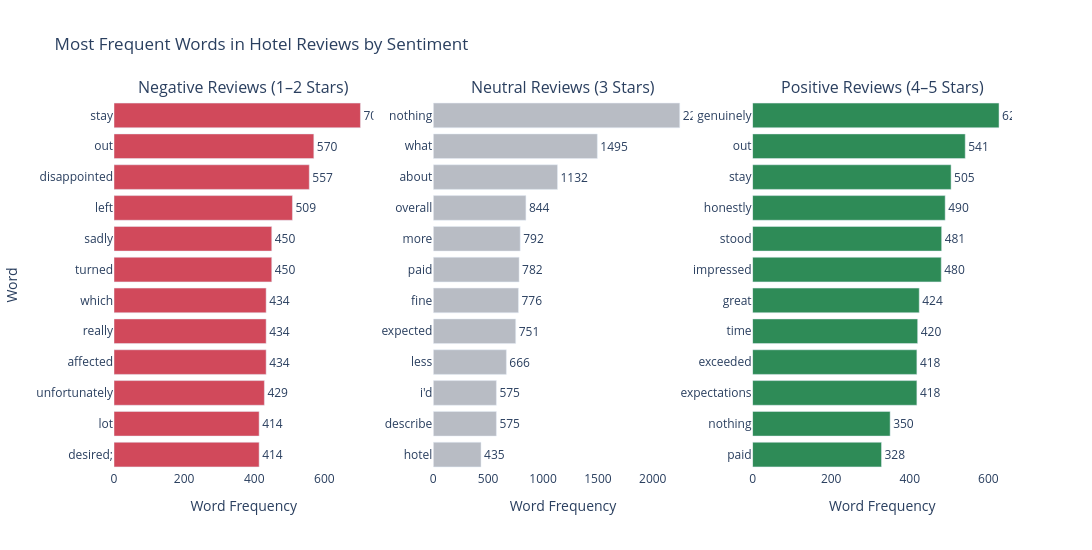

The notebook cell saved with this chart:
### Code cell
####--------- Word Review Analysis by Sentiment Label-----####
STOP = set("the a an and or but of to in on at for with was were is are it we i our my this that as be had have very".split())

def top_words(texts, n=12):
    words = " ".join(texts.dropna()).lower()
    words = words.replace(".", " ").replace(",", " ").split()

    return Counter(word for word in words
        if word not in STOP and len(word) > 2).most_common(n)

# Get frequent words by rating group
negative = top_words(merged_data.loc[merged_data["rating_score"].isin([1, 2]), "review_text"])
neutral = top_words(merged_data.loc[merged_data["rating_score"] == 3, "review_text"])
positive = top_words(merged_data.loc[merged_data["rating_score"].isin([4, 5]), "review_text"])

# Match sentiment labels to word groups
word_groups = {"negative": negative, "neutral": neutral, "positive": positive}

fig = msub(rows=1, cols=3,
    subplot_titles=["Negative Reviews (1–2 Stars)", "Neutral Reviews (3 Stars)", "Positive Reviews (4–5 Stars)"])

for col, label in enumerate(LABELS, start=1):
    data = word_groups[label]
    words = [word for word, count in data][::-1]
    counts = [count for word, count in data][::-1]

    fig.add_trace(go.Bar(x=counts, y=words, orientation="h", marker_color=COLORS[label],
            text=counts, textposition="outside", showlegend=False), row=1, col=col)

fig.update_layout(
    title="Most Frequent Words in Hotel Reviews by Sentiment",
    height=550,
    width=1400,
    plot_bgcolor="white",
    paper_bgcolor="white"
)

fig.update_xaxes(title_text="Word Frequency", rangemode="tozero")
fig.update_yaxes(title_text="Word", col=1)

fig.show()

### Figure 1 — Plotly figure (JSON) as saved in the notebook; plotly's stock layout.template omitted (floating-point values rounded to 4 significant figures)
{"data": [{"marker": {"color": "#D1495B"}, "orientation": "h", "showlegend": false, "text": ["414", "414", "429", "434", "434", "434", "450", "450", "509", "557", "570", "703"], "textposition": "outside", "type": "bar", "x": [414, 414, 429, 434, 434, 434, 450, 450, 509, 557, 570, 703], "xaxis": "x", "y": ["desired;", "lot", "unfortunately", "affected", "really", "which", "turned", "sadly", "left", "disappointed", "out", "stay"], "yaxis": "y"}, {"marker": {"color": "#B8BCC4"}, "orientation": "h", "showlegend": false, "text": ["435", "575", "575", "666", "751", "776", "782", "792", "844", "1132", "1495", "2246"], "textposition": "outside", "type": "bar", "x": [435, 575, 575, 666, 751, 776, 782, 792, 844, 1132, 1495, 2246], "xaxis": "x2", "y": ["hotel", "describe", "i'd", "less", "expected", "fine", "paid", "more", "overall", "about", "what", "nothing"], "yaxis": "y2"}, {"marker": {"color": "#2E8B57"}, "orientation": "h", "showlegend": false, "text": ["328", "350", "418", "418", "420", "424", "480", "481", "490", "505", "541", "627"], "textposition": "outside", "type": "bar", "x": [328, 350, 418, 418, 420, 424, 480, 481, 490, 505, 541, 627], "xaxis": "x3", "y": ["paid", "nothing", "expectations", "exceeded", "time", "great", "impressed", "stood", "honestly", "stay", "out", "genuinely"], "yaxis": "y3"}], "layout": {"annotations": [{"font": {"size": 16}, "showarrow": false, "text": "Negative Reviews (1–2 Stars)", "x": 0.1444, "xanchor": "center", "xref": "paper", "y": 1, "yanchor": "bottom", "yref": "paper"}, {"font": {"size": 16}, "showarrow": false, "text": "Neutral Reviews (3 Stars)", "x": 0.5, "xanchor": "center", "xref": "paper", "y": 1, "yanchor": "bottom", "yref": "paper"}, {"font": {"size": 16}, "showarrow": false, "text": "Positive Reviews (4–5 Stars)", "x": 0.8556, "xanchor": "center", "xref": "paper", "y": 1, "yanchor": "bottom", "yref": "paper"}], "height": 550, "paper_bgcolor": "white", "plot_bgcolor": "white", "title": {"text": "Most Frequent Words in Hotel Reviews by Sentiment"}, "width": 1400, "xaxis": {"anchor": "y", "domain": [0, 0.2889], "rangemode": "tozero", "title": {"text": "Word Frequency"}}, "xaxis2": {"anchor": "y2", "domain": [0.3556, 0.6444], "rangemode": "tozero", "title": {"text": "Word Frequency"}}, "xaxis3": {"anchor": "y3", "domain": [0.7111, 1], "rangemode": "tozero", "title": {"text": "Word Frequency"}}, "yaxis": {"anchor": "x", "domain": [0, 1], "title": {"text": "Word"}}, "yaxis2": {"anchor": "x2", "domain": [0, 1]}, "yaxis3": {"anchor": "x3", "domain": [0, 1]}}}
